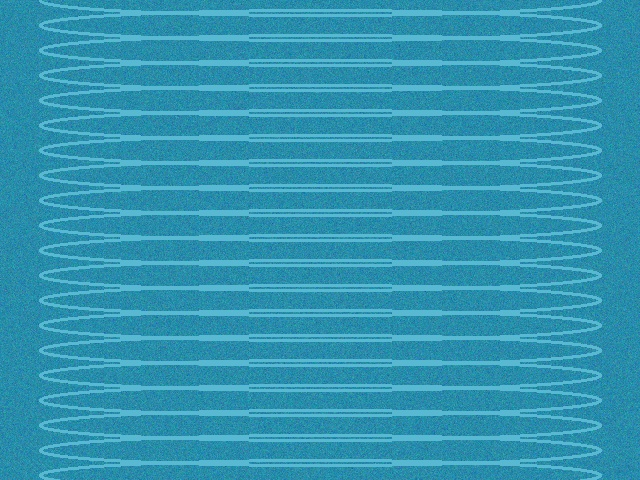
#> input picture data/sample_images/clean_rainwater.jpg, 640 x 480 px
$ python -i cv_purity_detector.py   (imports and definitions only)   (older library calls are emulated)
#> lines starting #> are read from the running program, lines starting #| are printed output that depends on the picture
### config.py
"""
Configuration and constants for HYDRO-GUARD AI (Indore Municipal Corporation Edition).
Models Indore's south-to-north elevation drop, hydrological parameters, river topology,
and operational threshold rules.
"""

import os
from pathlib import Path

# Base Paths
BASE_DIR = Path(__file__).resolve().parent
DATA_DIR = BASE_DIR / "data"
GIS_DIR = DATA_DIR / "indore_gis"
SAMPLE_AUDIO_DIR = DATA_DIR / "sample_audio"
SAMPLE_IMAGE_DIR = DATA_DIR / "sample_images"

# Centralized SQLite Database Path Configuration
# Default: data/hydro_guard.db (repository seed database)
# Persistent Mount (e.g. Render Persistent Disk): Set HYDRO_GUARD_DB_PATH=/var/data/hydro_guard.db
SEED_DB_PATH = DATA_DIR / "hydro_guard.db"
_env_db_path = os.getenv("HYDRO_GUARD_DB_PATH", "").strip()
if _env_db_path:
    DB_PATH = Path(_env_db_path)
else:
    DB_PATH = SEED_DB_PATH

# Ensure data directories and database parent directory exist
for path in [DATA_DIR, GIS_DIR, SAMPLE_AUDIO_DIR, SAMPLE_IMAGE_DIR, DB_PATH.parent]:
    path.mkdir(parents=True, exist_ok=True)

# Geographic Coordinates & Topography for Indore, Madhya Pradesh
INDORE_CENTER_LAT = 22.7196
INDORE_CENTER_LON = 75.8577
INDORE_MAX_MSL_ELEVATION = 560.0  # Rau / South ridge (meters above MSL)
INDORE_MIN_MSL_ELEVATION = 515.0  # Kabithedi STP / Northern river outfall

# Core Drainage & River Network Nodes
# Indore drainage flows predominantly from South (high elevation) to North (low elevation)
DRAINAGE_NODES = {
    "NODE_RAU": {
        "id": "NODE_RAU",
        "name": "Rau Headwaters",
        "hindi_name": "राऊ उद्गम क्षेत्र",
        "lat": 22.6450,
        "lon": 75.8180,
        "elevation_m": 560.0,
        "catchment_km2": 18.5,
        "max_capacity_m3_s": 45.0,
        "type": "headwater",
        "river": "Saraswati Tributary",
    },
    "NODE_BHANWARKUAN": {
        "id": "NODE_BHANWARKUAN",
        "name": "Bhanwarkuan Storm Junction",
        "hindi_name": "भंवरकुआं स्टॉर्म जंक्शन",
        "lat": 22.6891,
        "lon": 75.8653,
        "elevation_m": 552.0,
        "catchment_km2": 24.0,
        "max_capacity_m3_s": 65.0,
        "type": "major_feeder",
        "river": "Khan River Feeder",
    },
    "NODE_RAMBAGH": {
        "id": "NODE_RAMBAGH",
        "name": "Rambagh Urban Drain",
        "hindi_name": "रामबाग शहरी नाला",
        "lat": 22.7100,
        "lon": 75.8620,
        "elevation_m": 536.0,
        "catchment_km2": 14.2,
        "max_capacity_m3_s": 50.0,
        "type": "urban_collector",
        "river": "Khan River Feeder",
    },
    "NODE_RAJWARA": {
        "id": "NODE_RAJWARA",
        "name": "Rajwada / Krishnapura Confluence",
        "hindi_name": "राजवाड़ा / कृष्णपुरा छत्री संगम",
        "lat": 22.7186,
        "lon": 75.8550,
        "elevation_m": 540.0,
        "catchment_km2": 38.0,
        "max_capacity_m3_s": 110.0,
        "type": "confluence",
        "river": "Khan & Saraswati Confluence",
    },
    "NODE_PARDESHIPURA": {
        "id": "NODE_PARDESHIPURA",
        "name": "Pardeshipura Industrial Drain",
        "hindi_name": "परदेशीपुरा औद्योगिक नाला",
        "lat": 22.7410,
        "lon": 75.8750,
        "elevation_m": 526.0,
        "catchment_km2": 21.0,
        "max_capacity_m3_s": 75.0,
        "type": "industrial_drain",
        "river": "Khan River Main Trunk",
    },
    "NODE_VIJAY_NAGAR": {
        "id": "NODE_VIJAY_NAGAR",
        "name": "Vijay Nagar Eastern Sump",
        "hindi_name": "विजय नगर पूर्वी संप",
        "lat": 22.7533,
        "lon": 75.8937,
        "elevation_m": 532.0,
        "catchment_km2": 16.5,
        "max_capacity_m3_s": 60.0,
        "type": "storm_sump",
        "river": "Bhamori / Khan Link",
    },
    "NODE_KABITHEDI_STP": {
        "id": "NODE_KABITHEDI_STP",
        "name": "Kabithedi Main STP & Terminal Outfall",
        "hindi_name": "कबीटखेड़ी मुख्य एसटीपी व टर्मिनल आउटफॉल",
        "lat": 22.7750,
        "lon": 75.8510,
        "elevation_m": 515.0,
        "catchment_km2": 85.0,
        "max_capacity_m3_s": 245.0,  # 245 MLD equivalent capacity
        "type": "treatment_terminal",
        "river": "Khan River Northern Basin",
    },
}

# Directed Topological Flow Edges: (Source -> Destination)
DRAINAGE_EDGES = [
    ("NODE_RAU", "NODE_RAJWARA", {"channel": "Saraswati River", "length_km": 8.5, "roughness_n": 0.035}),
    ("NODE_BHANWARKUAN", "NODE_RAMBAGH", {"channel": "South Khan Trunk", "length_km": 3.2, "roughness_n": 0.028}),
    ("NODE_RAMBAGH", "NODE_RAJWARA", {"channel": "Central Khan Sump", "length_km": 1.4, "roughness_n": 0.025}),
    ("NODE_RAJWARA", "NODE_PARDESHIPURA", {"channel": "Mid-Khan Channel", "length_km": 3.8, "roughness_n": 0.030}),
    ("NODE_VIJAY_NAGAR", "NODE_PARDESHIPURA", {"channel": "Bhamori Feeder", "length_km": 2.6, "roughness_n": 0.032}),
    ("NODE_PARDESHIPURA", "NODE_KABITHEDI_STP", {"channel": "Lower Khan Main Channel", "length_km": 5.2, "roughness_n": 0.025}),
]

# Water Quality & Purity Rules
PURITY_THRESHOLD_PCT = 80.0
GATE_CLEAN_ACTION = "GATE OPEN TO KHAN RIVER"
GATE_DIRTY_ACTION = "DIVERTING TO STP / FILTRATION BASIN"

# Water Level Thresholds (Percentage of capacity)
WATER_LEVEL_SAFE_MAX = 50.0       # 0% - 50%: Safe (Green)
WATER_LEVEL_WARNING_MAX = 75.0    # 51% - 75%: Warning (Yellow)
# > 75%: Danger (Red)

# Acoustic Decibel Thresholds (dB SPL in underground sewers)
ACOUSTIC_DB_MIN = 35.0   # Empty / trickle sewer
ACOUSTIC_DB_MAX = 95.0   # Turbulent pipe-full flash flood surge

# Rainfall Thresholds (mm/hour)
RAIN_LIGHT_MAX = 5.0
RAIN_MODERATE_MAX = 15.0
RAIN_HEAVY_MAX = 30.0

# Open-Meteo Weather API endpoint for Indore
OPEN_METEO_URL = "https://api.open-meteo.com/v1/forecast"
WEATHER_CACHE_TTL_SEC = 300  # 5-minute cache

# Simulator Configuration
TELEMETRY_INTERVAL_SEC = 2.0
BUFFER_SIZE = 120  # Keeps trailing 4 minutes of 2-second points

# Cross-Origin Resource Sharing (CORS) Configuration
# Supports comma-separated origin list from environment variable ALLOWED_ORIGINS or CORS_ALLOWED_ORIGINS.
# Falls back to safe local development origins if not set.
import os

CORS_ORIGINS_ENV = os.getenv("ALLOWED_ORIGINS", os.getenv("CORS_ALLOWED_ORIGINS", "")).strip()
if CORS_ORIGINS_ENV and CORS_ORIGINS_ENV != "*":
    ALLOWED_ORIGINS = [orig.strip() for orig in CORS_ORIGINS_ENV.split(",") if orig.strip()]
elif CORS_ORIGINS_ENV == "*":
    ALLOWED_ORIGINS = ["*"]
else:
    ALLOWED_ORIGINS = [
        "http://127.0.0.1:8000",
        "http://localhost:8000",
        "http://127.0.0.1:3000",
        "http://localhost:3000",
        "http://127.0.0.1:8501",
        "http://localhost:8501",
        "https://ai-manthan-floodguard.onrender.com",
        "null",
    ]

### backend/models/cv_purity_detector.py
"""
OpenCV Water Purity & Automated Split-Pipe Gate Diversion AI.
Analyzes drain outfall images for color, turbidity, and floating solid debris.
Enforces the mandatory 80% Purity Rule:
  * Purity >= 80%: "GATE OPEN TO KHAN RIVER" (Clean Rainwater harvesting / river discharge)
  * Purity < 80%:  "DIVERTING TO STP / FILTRATION BASIN" (Polluted sewage diverted to Kabithedi)
"""

import base64
import cv2
import numpy as np
from pathlib import Path
from typing import Dict, Any, Tuple, Optional, List

import config


class CVPurityDetector:
    """
    Computer Vision water clarity, turbidity, and debris detection analyzer.
    Integrates OpenCV colorimetry and morphological solid detection.
    """

    def __init__(self, purity_threshold: float = config.PURITY_THRESHOLD_PCT):
#> further down, picture is the input picture: shape (480, 640, 3); mean B, G, R 177.9, 148.7, 49.4
        self.purity_threshold = purity_threshold

    def analyze_image(self, image_input: Any) -> Dict[str, Any]:
        """
        Analyze an image (path, bytes, or numpy ndarray) and return comprehensive purity telemetry.
        Handles grayscale, corrupt, or empty images gracefully.
        """
        img = self._load_image(image_input)
        if img is None or not isinstance(img, np.ndarray) or img.size == 0:
            return {
                "error": "Failed to decode input image or image is empty/corrupt",
                "purity_score": 0.0,
                "gate_status": config.GATE_DIRTY_ACTION,
                "gate_color": "#ff1744",
                "is_clean": False,
                "destination": "Kabithedi 245 MLD STP / Biological Filtration Basins",
                "hindi_action": "छवि अमान्य - सुरक्षात्मक डिफ़ॉल्ट: एसटीपी हेतु डायवर्ट",
                "turbidity_index": 100.0,
                "debris_coverage_pct": 0.0,
                "detected_debris_count": 0,
                "screening_mode": "PROTOTYPE_SIMULATION",
                "disclaimer": "Colorimetric screening prototype. Physical gate remains in simulation mode.",
            }

        # Step 1: Preprocessing & Channel Normalization
        if len(img.shape) == 2:
            # Grayscale to BGR
            img = cv2.cvtColor(img, cv2.COLOR_GRAY2BGR)
        elif img.shape[2] == 4:
            # BGRA to BGR
            img = cv2.cvtColor(img, cv2.COLOR_BGRA2BGR)

        h, w = img.shape[:2]
        resized = cv2.resize(img, (640, 480))
        hsv = cv2.cvtColor(resized, cv2.COLOR_BGR2HSV)
#> hsv: shape (480, 640, 3); mean H, S, V 96.8, 186.1, 177.9
        gray = cv2.cvtColor(resized, cv2.COLOR_BGR2GRAY)
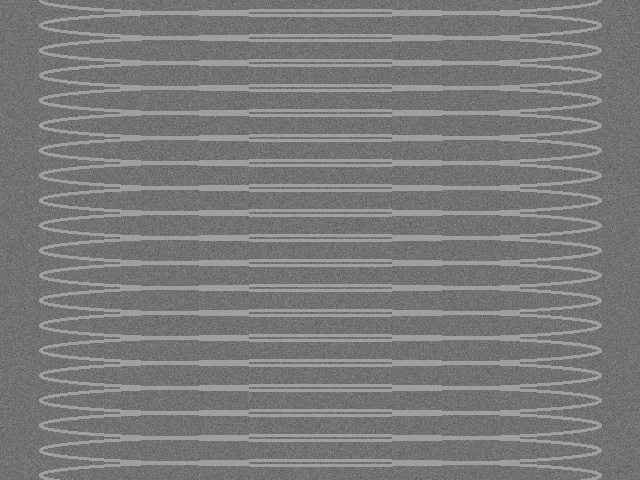
#> gray: shape (480, 640); min 75, max 167, mean 122.4

        # Step 2: Turbidity / Clarity Analysis
        # High turbidity in storm drains corresponds to brown/grey/black tones, low saturation,
        # and high local contrast variance from suspended solids.
        turbidity_score, clarity_score = self._compute_turbidity(resized, hsv, gray)

        # Step 3: Floating Debris & Solid Waste Contours
        debris_mask, debris_pct, debris_boxes = self._detect_debris(resized, gray)

        # Step 4: Overall Purity Score (0 to 100%)
        # Weighted blend: Clarity (55%) + Inverse Turbidity (25%) + Debris-Free Factor (20%)
        debris_penalty = min(40.0, debris_pct * 4.0)
        purity_score = round(max(0.0, min(100.0, (clarity_score * 0.55) + ((100.0 - turbidity_score) * 0.25) - debris_penalty + 20.0)), 1)

        # Step 5: Enforce the 80% Purity Rule
        is_clean = bool(purity_score >= self.purity_threshold)
        if is_clean:
            gate_status = config.GATE_CLEAN_ACTION
            gate_color = "#00e676"  # Green
            destination = "Khan River Main Basin (River Rejuvenation & Clean Recharge)"
            hindi_action = "शुद्ध वर्षा जल - खान नदी मुख्य चैनल हेतु गेट खोला गया"
        else:
            gate_status = config.GATE_DIRTY_ACTION
            gate_color = "#ff1744"  # Red / Amber
            destination = "Kabithedi 245 MLD STP / Biological Filtration Basins"
            hindi_action = "प्रदूषित सीवरेज जल - कबीटखेड़ी एसटीपी व शोधन बेसिन हेतु डायवर्ट"

        # Step 6: Generate visual annotated frame with bounding boxes and HUD
        annotated = resized.copy()
        for (x, y, bw, bh) in debris_boxes:
            cv2.rectangle(annotated, (x, y), (x + bw, y + bh), (0, 0, 255), 2)
            cv2.putText(annotated, "Debris", (x, max(12, y - 4)), cv2.FONT_HERSHEY_SIMPLEX, 0.4, (0, 0, 255), 1)

        # Overlay Telemetry HUD
        hud_color = (0, 230, 118) if is_clean else (0, 0, 255)
        cv2.putText(annotated, f"PURITY: {purity_score}% (Threshold: {self.purity_threshold}%)", (15, 30),
                    cv2.FONT_HERSHEY_SIMPLEX, 0.7, hud_color, 2)
        cv2.putText(annotated, f"ACTION: {gate_status}", (15, 60),
                    cv2.FONT_HERSHEY_SIMPLEX, 0.6, hud_color, 2)
        cv2.putText(annotated, f"Turbidity: {turbidity_score:.1f} | Debris Area: {debris_pct:.1f}%", (15, 85),
                    cv2.FONT_HERSHEY_SIMPLEX, 0.45, (220, 220, 220), 1)

        _, buf = cv2.imencode(".jpg", annotated)
        annotated_b64 = base64.b64encode(buf).decode("utf-8")

        return {
            "purity_score": purity_score,
            "threshold_rule_pct": self.purity_threshold,
            "is_clean": is_clean,
            "gate_status": gate_status,
            "gate_color": gate_color,
            "destination": destination,
            "hindi_action": hindi_action,
            "turbidity_index": round(turbidity_score, 1),
            "debris_coverage_pct": round(debris_pct, 2),
            "detected_debris_count": len(debris_boxes),
            "annotated_frame_b64": annotated_b64,
            "screening_mode": "PROTOTYPE_SIMULATION",
            "disclaimer": "Colorimetric screening prototype. Physical gate remains in simulation mode.",
        }

    def _load_image(self, image_input: Any) -> Optional[np.ndarray]:
        """Helper to safely ingest diverse image formats (file path, raw bytes, or numpy)."""
        if isinstance(image_input, np.ndarray):
            return image_input
        elif isinstance(image_input, (str, Path)):
            path = Path(image_input)
            if path.exists():
                return cv2.imread(str(path))
        elif isinstance(image_input, (bytes, bytearray)):
            nparr = np.frombuffer(image_input, np.uint8)
            return cv2.imdecode(nparr, cv2.IMREAD_COLOR)
        return None

    def _compute_turbidity(self, bgr: np.ndarray, hsv: np.ndarray, gray: np.ndarray) -> Tuple[float, float]:
        """
        Measure water optical turbidity vs clean chromatic clarity.
        Clean rainwater exhibits higher blue/cyan/white specular highlights and low muddy brown chroma.
        Polluted wastewater / sludge exhibits dark blackish-grey or brown hue with high suspended solids variance.
        """
        # Hue, Saturation, Value channels
        h_chan, s_chan, v_chan = hsv[:, :, 0], hsv[:, :, 1], hsv[:, :, 2]
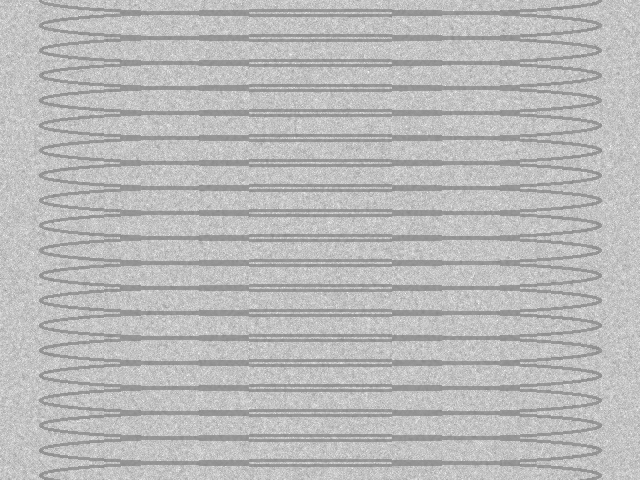
#> s_chan: shape (480, 640); min 135, max 253, mean 186.1
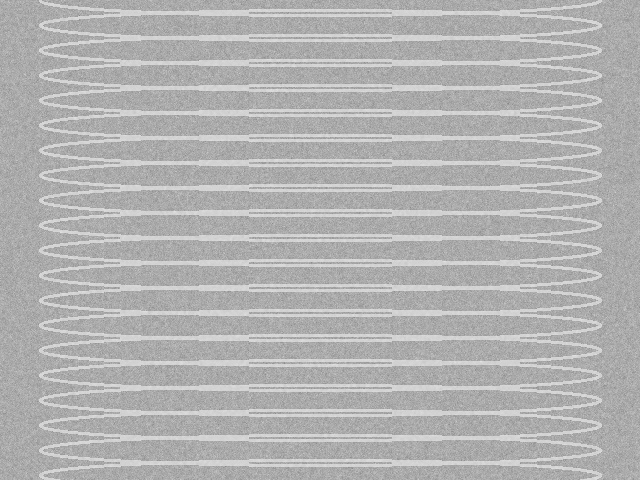
#> v_chan: shape (480, 640); min 131, max 227, mean 177.9

        # Brown/sludge mask in HSV (H: 10-30, S: 50-255, V: 30-180)
        brown_lower = np.array([8, 40, 25])
        brown_upper = np.array([32, 255, 180])
        brown_mask = cv2.inRange(hsv, brown_lower, brown_upper)
#> brown_mask: shape (480, 640); every value is 0
        brown_pct = (np.count_nonzero(brown_mask) / brown_mask.size) * 100.0
#> brown_pct = 0

        # Dark sewage mask (Low V and Low S)
        dark_lower = np.array([0, 0, 0])
        dark_upper = np.array([180, 80, 50])
        dark_mask = cv2.inRange(hsv, dark_lower, dark_upper)
        dark_pct = (np.count_nonzero(dark_mask) / dark_mask.size) * 100.0
#> dark_pct = 0

        # Laplacian texture variance (high variance = many small suspended solid specks/turbulence)
        laplacian = cv2.Laplacian(gray, cv2.CV_64F)
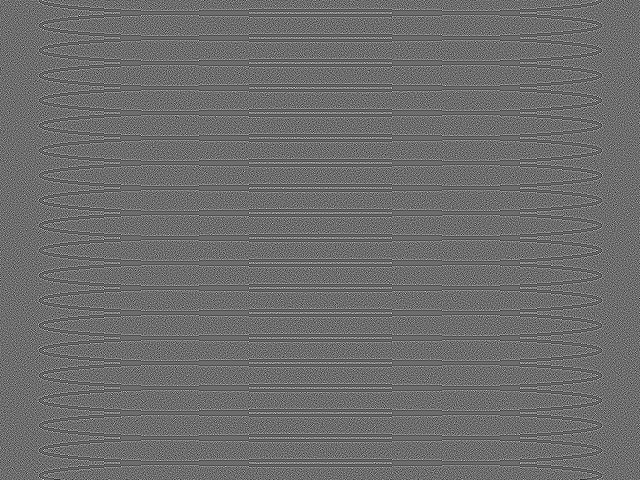
#> laplacian: shape (480, 640) float64; min -166, max 220, mean 0; drawn with min black and max white
        texture_var = float(laplacian.var())
#> texture_var = 1629.3
        texture_turbidity = min(100.0, texture_var / 8.0)
#> texture_turbidity = 100

        # Composite Turbidity Index (0 to 100)
        turbidity_index = min(100.0, (brown_pct * 0.5) + (dark_pct * 0.3) + (texture_turbidity * 0.2))
#> turbidity_index = 20

        # Chromatic clarity (blue/cyan clean water or clear aerated reflection)
        blue_lower = np.array([85, 30, 70])
        blue_upper = np.array([135, 255, 255])
        blue_mask = cv2.inRange(hsv, blue_lower, blue_upper)
#> blue_mask: shape (480, 640); every value is 255
        clean_hue_pct = (np.count_nonzero(blue_mask) / blue_mask.size) * 100.0
#> clean_hue_pct = 100

        clarity_score = max(5.0, min(100.0, 100.0 - turbidity_index + (clean_hue_pct * 0.4)))
#> clarity_score = 100
#> in analyze_image, `turbidity_score, clarity_score = self._compute_turbidity(resized, hsv,..`: turbidity_score = 20; clarity_score = 100
        return turbidity_index, clarity_score

    def _detect_debris(self, bgr: np.ndarray, gray: np.ndarray) -> Tuple[np.ndarray, float, List[Tuple[int, int, int, int]]]:
        """Identify discrete floating garbage, plastic bottles, or debris patches."""
        blurred = cv2.GaussianBlur(gray, (7, 7), 0)
        # Adaptive edge detection for unnatural floating objects
        edges = cv2.Canny(blurred, 60, 150)
        kernel = cv2.getStructuringElement(cv2.MORPH_RECT, (5, 5))
        closed = cv2.morphologyEx(edges, cv2.MORPH_CLOSE, kernel)

        contours, _ = cv2.findContours(closed, cv2.RETR_EXTERNAL, cv2.CHAIN_APPROX_SIMPLE)
#> contours = []
        debris_boxes = []
        total_debris_area = 0

        for cnt in contours:
            area = cv2.contourArea(cnt)
            if 150 < area < 15000:  # Size filter for floating trash objects
                x, y, w, h = cv2.boundingRect(cnt)
                debris_boxes.append((x, y, w, h))
                total_debris_area += area
#> this loop made 0 passes
#> after the loop, debris_boxes = []; total_debris_area = 0

        debris_pct = (total_debris_area / (gray.shape[0] * gray.shape[1])) * 100.0
#> debris_pct = 0
        return closed, debris_pct, debris_boxes

    # [44 lines left out: function generate_synthetic_drain_frame, not called in this run]


# Global detector instance
cv_detector = CVPurityDetector()

>>> import cv2
>>> picture = cv2.imread('../../data/sample_images/clean_rainwater.jpg')
>>> result = CVPurityDetector().analyze_image(picture)
#> in analyze_image, `debris_mask, debris_pct, debris_boxes = self._detect_debris(resized, g..`: debris_boxes = []
#> in analyze_image, `debris_penalty = min(40.0, debris_pct * 4.0)`: debris_penalty = 0
#> in analyze_image, `purity_score = round(max(0.0, min(100.0, (clarity_score * 0.55) + ((10..`: purity_score = 95
#> in analyze_image, `is_clean = bool(purity_score >= self.purity_threshold)`: is_clean = True
#> in analyze_image, `hud_color = (0, 230, 118) if is_clean else (0, 0, 255)`: hud_color = (0, 230, 118)
#> in analyze_image, `cv2.putText(annotated, f"Turbidity: {turbidity_score:.1f} | Debris Are..`:
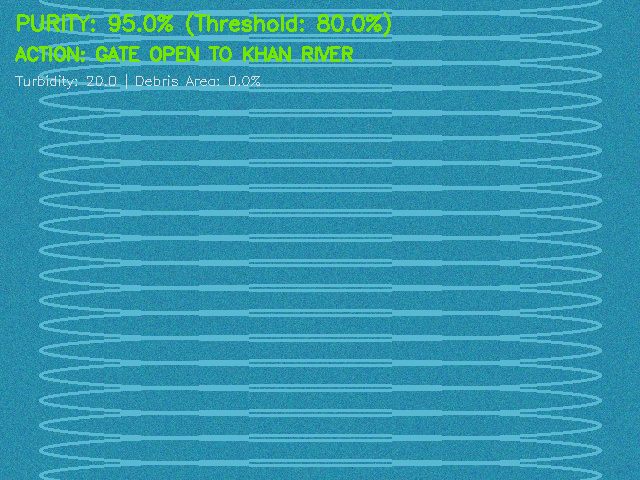
#> annotated: shape (480, 640, 3); mean B, G, R 175, 150.2, 50.9
#> result = 13 items
